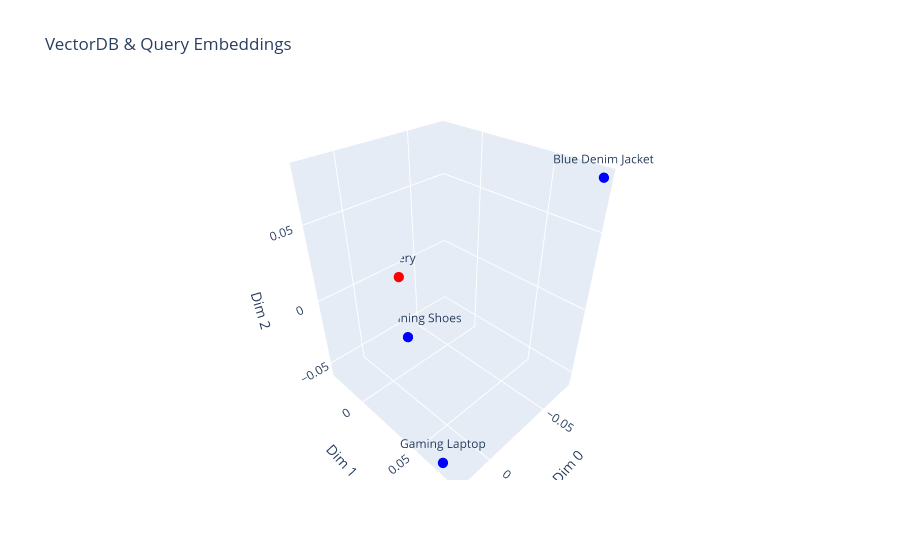

Notebook code for this chart:
### Code cell
import plotly.graph_objects as go
import plotly.offline
import numpy as np

# Ürün ve query vektörleri
product_vectors = np.array([item["vector"] for item in vector_db])
query_vector = model.encode(query)

words = np.vstack([product_vectors, query_vector])
labels = [item["product"]["title"] for item in vector_db] + ["Query"]
colors = ["blue"]*len(vector_db) + ["red"]

sentences_data = [
    {
        "words": words,
        "labels": labels,
        "color": colors
    }
]

# Plot
def plot_dots(sentences_data, title, dims=[0, 1, 2]):
    data = [
        go.Scatter3d(
            x=sentence_data["words"][:, dims[0]],
            y=sentence_data["words"][:, dims[1]],
            z=sentence_data["words"][:, dims[2]],
            mode="markers+text",
            marker=dict(size=6, color=sentence_data["color"]),
            text=sentence_data["labels"],
            hoverinfo="text",
        ) for sentence_data in sentences_data
    ]

    layout = go.Layout(
        scene=dict(
            xaxis_title="Dim 0",
            yaxis_title="Dim 1",
            zaxis_title="Dim 2",
        ),
        title=title,
    )

    fig = go.Figure(data=data, layout=layout)
    plotly.offline.iplot(fig)  # notebook’da çalışır, HTML açma gerek yok

# RUN etme kısmı
plot_dots(sentences_data, "VectorDB & Query Embeddings")

### Figure 1 — Plotly figure (JSON) as saved in the notebook; plotly's stock layout.template omitted (floating-point values rounded to 4 significant figures)
{"data": [{"hoverinfo": "text", "marker": {"color": ["blue", "blue", "blue", "red"], "size": 6}, "mode": "markers+text", "text": ["Red Running Shoes", "Blue Denim Jacket", "Gaming Laptop", "Query"], "type": "scatter3d", "x": [-0.03223, -0.07586, 0.02185, -0.03292], "y": [-0.02266, 0.07988, 0.06892, -0.02892], "z": [-0.05695, 0.07936, -0.05606, -0.008245]}], "layout": {"scene": {"xaxis": {"title": {"text": "Dim 0"}}, "yaxis": {"title": {"text": "Dim 1"}}, "zaxis": {"title": {"text": "Dim 2"}}}, "title": {"text": "VectorDB & Query Embeddings"}}}
